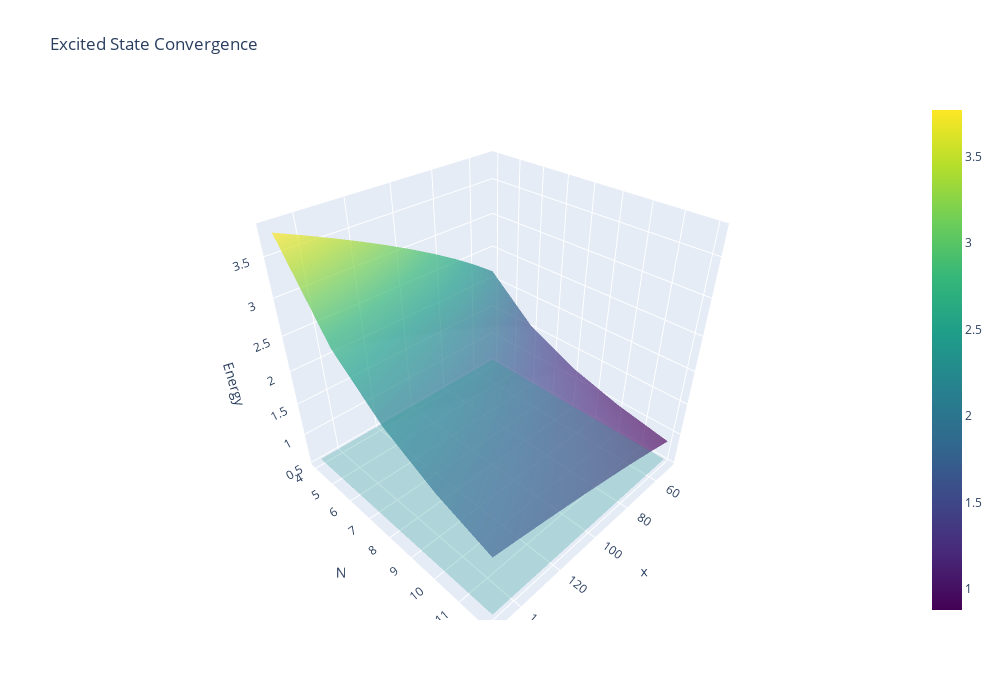

The cell this chart's notebook holds for it:
### Markdown cell above
# Excited State Convergence

### Code cell
fig = go.Figure(data=[go.Surface(x=x_val, y=qubits, z=f1, opacity=0.7, colorscale='Viridis'), 
                      go.Surface(x=x_val, y=qubits, z=np.full([n_res, x_res], 1/np.sqrt(np.pi)), opacity=0.3, showscale=False, colorscale='Viridis')])

fig.update_layout(title='Excited State Convergence',
                   autosize=False,
                  width=1000, height=700,
                 scene = dict(
                    xaxis_title='x',
                    yaxis_title='N',
                    zaxis_title='Energy'))
fig.show()
